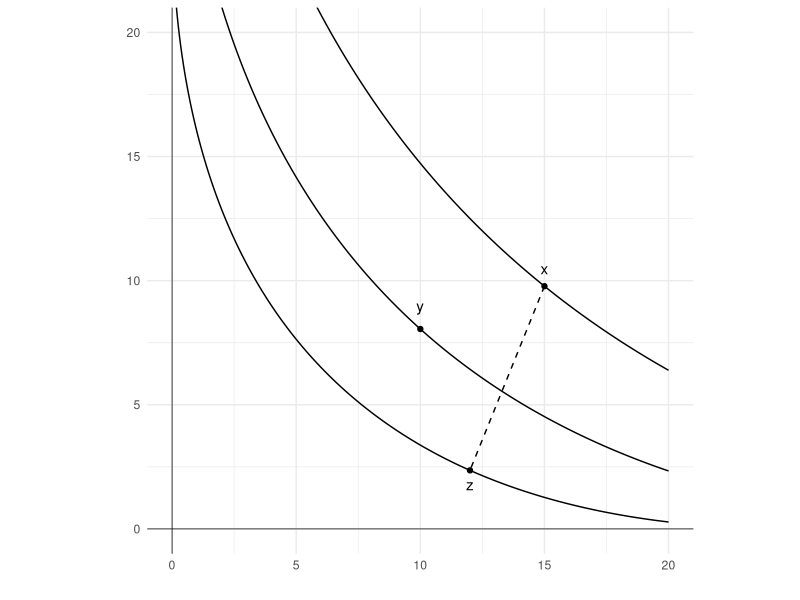
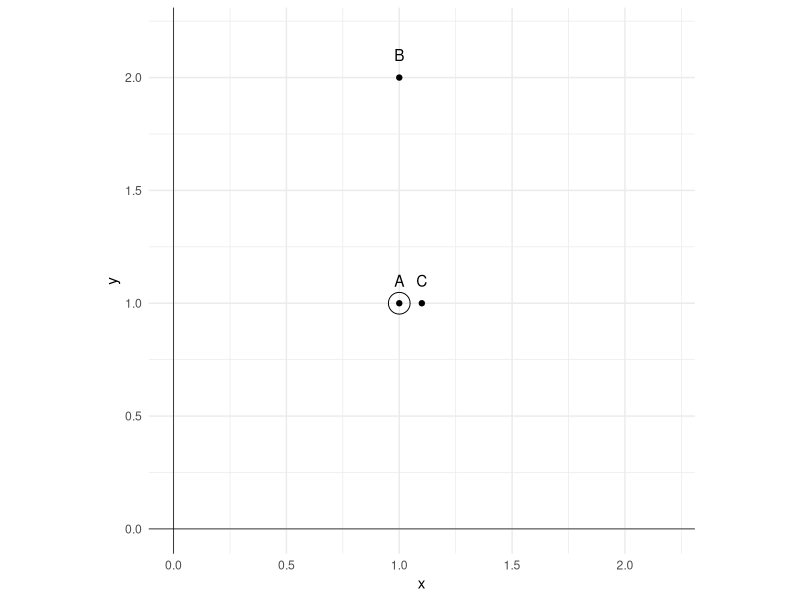
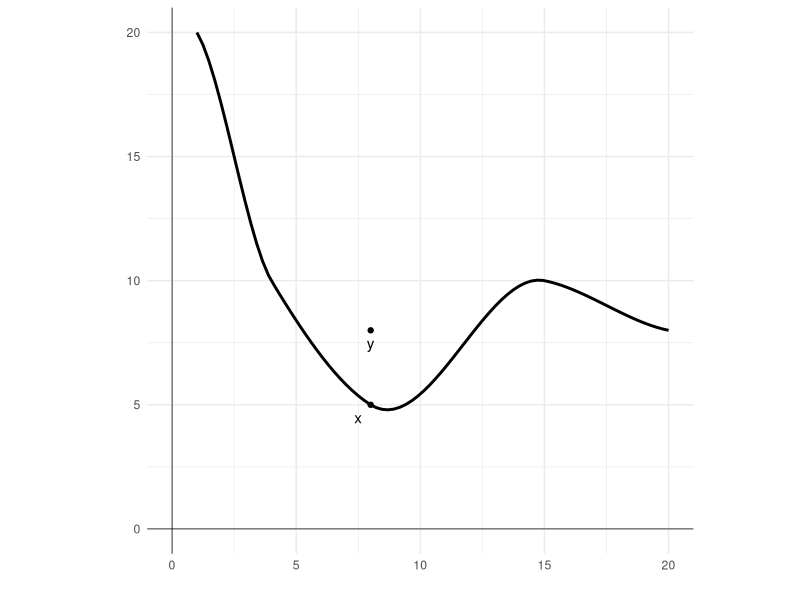
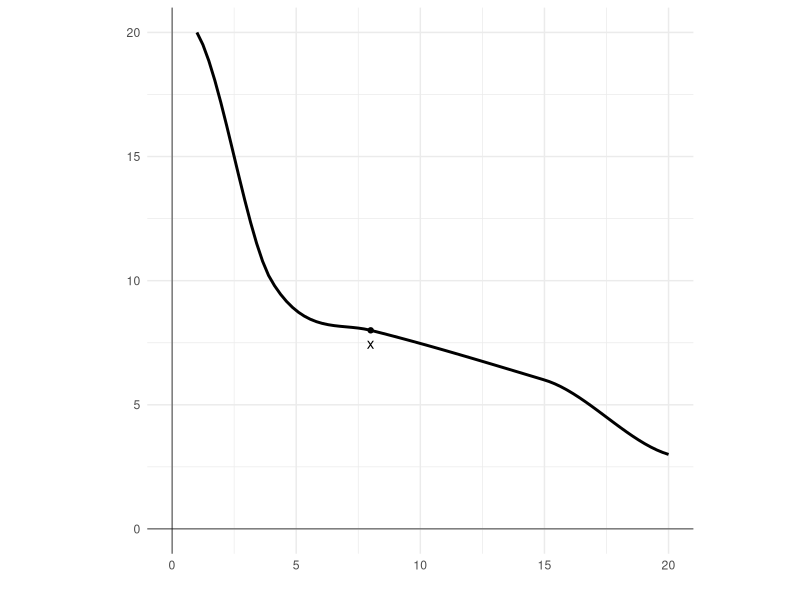
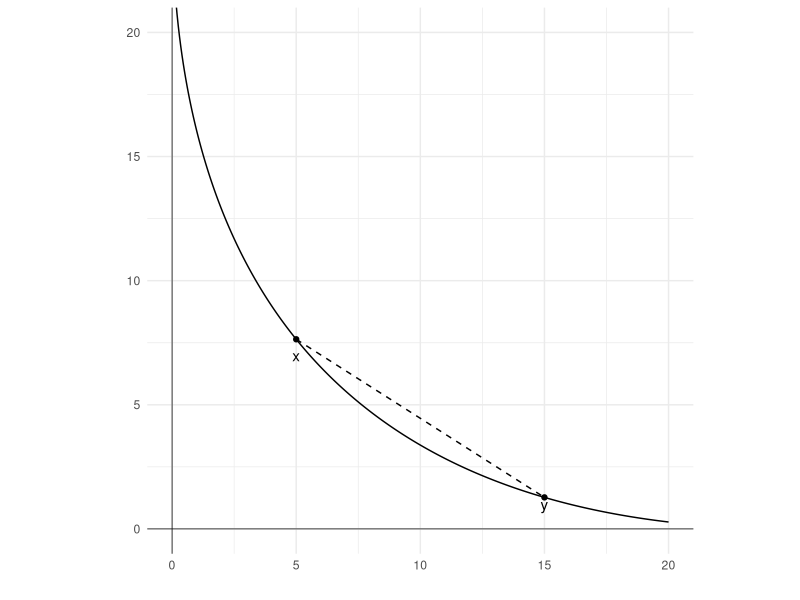

These figures' R source, in order:
## ---- chunk 1
library(ggplot2)

# Create a data frame
df <- data.frame(
  n = seq(0.05,20,0.05),
  x=NA,
  y=NA,
  z=NA
)

# Fill columns of the data frame
df$x <- (7-df$n^0.5)^2
df$y <- (6-df$n^0.5)^2
df$z <- (5-df$n^0.5)^2

# Plot the line and points
ggplot()+
  geom_line(data = df, mapping = aes(n, x))+ 
  geom_line(data = df, mapping = aes(n, y))+ 
  geom_line(data = df, mapping = aes(n, z))+
  geom_point(aes(x=15, y=(7-15^0.5)^2)) +
  geom_text(aes(x=15, y=10.5, label="x"))+
  geom_point(aes(x=10, y=(6-10^0.5)^2)) +
  geom_text(aes(x=10, y=9, label="y"))+
  geom_point(aes(x=12, y=(5-12^0.5)^2)) +
  geom_text(aes(x=12, y=1.8, label="z"))+

  # Add vertical and horizontal axis lines
  geom_vline(xintercept = 0, linewidth=0.25)+ 
  geom_hline(yintercept = 0, linewidth=0.25)+

  # Add a dashed line segment between two points
  geom_segment(aes(x = 15, y = (7-15^0.5)^2), xend = 12, yend = (5-12^0.5)^2, linetype=2)+

  # Remove the axes labels
  labs(x = "", y = "") +

  # Set the limits of the plot
  coord_fixed(xlim = c(0,20), ylim = c(0,20))+

  # Set the theme
  theme_minimal()
## ---- chunk 2
library(ggplot2)

# Plot the points
ggplot()+
  geom_point(aes(x=1, y=1)) +
  geom_text(aes(x=1, y=1.1, label="A")) +
  geom_point(aes(x=1, y=2)) +
  geom_text(aes(x=1, y=2.1, label="B")) +
  geom_point(aes(x=1.1, y=1)) +
  geom_text(aes(x=1.1, y=1.1, label="C")) +
  geom_point(aes(x = 1, y = 1), pch=21, size=7) +

  # Add vertical and horizontal axis lines
  geom_vline(aes(xintercept = 0), linewidth=0.25) + 
  geom_hline(aes(yintercept = 0), linewidth=0.25) +

  # Remove x and y axis labels
  labs(x = "x", y = "y") +

  # Set the limits of the plot
  coord_fixed(xlim = c(0,2.2), ylim = c(0,2.2))+

  # Set the theme
  theme_minimal()
## ---- chunk 3
## Load ggplot2
library(ggplot2)

## Create a data frame with 2 columns and 4 rows
df <- data.frame(
  x = c(1, 4, 8, 15, 20),
  y = c(20, 10, 5, 10, 8)
)

# Plot a smooth line through the points
  ggplot()+
    geom_smooth(data = df, mapping = aes(x, y), color = "black", na.rm = TRUE)+

    # Add points and labels
    geom_point(aes(x=8, y=5)) +
    geom_text(aes(x=7.5, y=4.5, label="x"))+
    geom_point(aes(x=8, y=8)) +
    geom_text(aes(x=8, y=7.5, label="y"))+

    # Add vertical and horizontal axis lines
    geom_vline(xintercept = 0, linewidth=0.25)+ 
    geom_hline(yintercept = 0, linewidth=0.25)+

    # Remove x and y axis labels 
    labs(x = "", y = "")+

    # Set the limits of the plot
    coord_fixed(xlim = c(0,20), ylim = c(0,20))+

    # Set the theme
    theme_minimal()
## ---- chunk 4
## Load ggplot2
library(ggplot2)

## Create a data frame with 2 columns and 4 rows
df <- data.frame(
  x = c(1, 4, 8, 15, 20),
  y = c(20, 10, 8, 6, 3)
)

# Plot a smooth line through the points
  ggplot()+
    geom_smooth(data = df, mapping = aes(x, y), color = "black", na.rm = TRUE)+

    # Add points and labels
    geom_point(aes(x=8, y=8)) +
    geom_text(aes(x=8, y=7.5, label="x"))+

    # Add vertical and horizontal axis lines
    geom_vline(xintercept = 0, linewidth=0.25)+ 
    geom_hline(yintercept = 0, linewidth=0.25)+

    # Remove x and y axis labels 
    labs(x = "", y = "")+

    # Set the limits of the plot
    coord_fixed(xlim = c(0,20), ylim = c(0,20))+

    # Set the theme
    theme_minimal()
## ---- chunk 5
library(ggplot2)

# Create a data frame
df <- data.frame(
  n = seq(0.05,20,0.05),
  x=NA
)

# Fill column x of the data frame
df$x <- (5-df$n^0.5)^2

# Plot the line and points
ggplot()+
  geom_line(data = df, mapping = aes(n, x))+ 
  geom_point(aes(x=5, y=(5-5^0.5)^2)) +
  geom_text(aes(x=5, y=7, label="x"))+
  geom_point(aes(x=15, y=(5-15^0.5)^2)) +
  geom_text(aes(x=15, y=1, label="y"))+

  # Add vertical and horizontal axis lines
  geom_vline(xintercept = 0, linewidth=0.25)+ 
  geom_hline(yintercept = 0, linewidth=0.25)+
  
  # Add a dashed line segment between the two points
  geom_segment(aes(x = 5, y = (5-5^0.5)^2), xend = 15, yend = (5-15^0.5)^2, linetype=2)+

  # Remove x and y axis labels
  labs(x = "", y = "") +

  # Set the limits of the plot
  coord_fixed(xlim = c(0,20), ylim = c(0,20))+

  # Set the theme
  theme_minimal()
